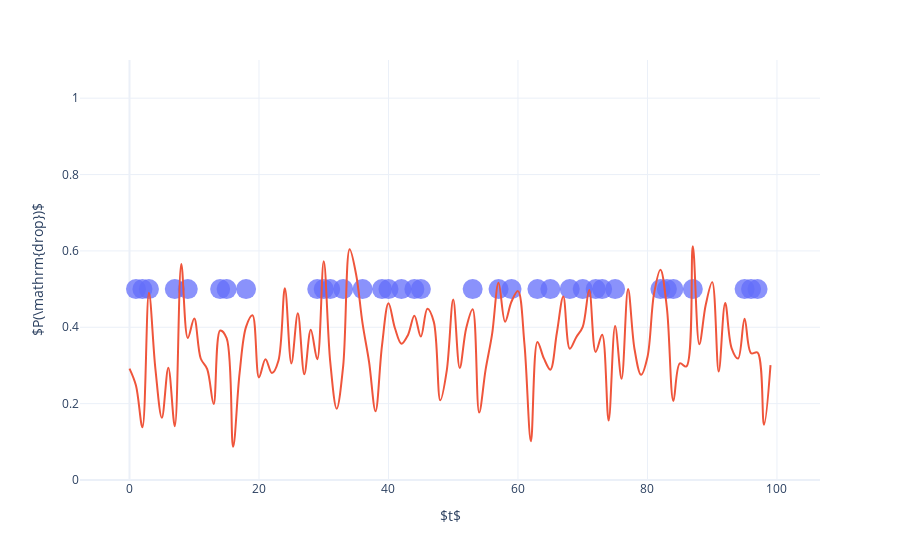

The cell this chart's notebook holds for it:
### Markdown cell above
Let's also take a look at what happens when the sampling time is much slower than the underlying probability shape.

### Code cell
#hide_input
def fast_noise_drops(T):
    p_rnd = noise_array(T,1)*.35 + 0.35   
    return p_rnd

fast = fast_noise_drops(T)
plot_single(fast)

### Figure 1 — Plotly figure (JSON) as saved in the notebook; plotly's stock layout.template omitted (floating-point values rounded to 4 significant figures)
{"data": [{"customdata": [["0"], ["0"], ["0"], ["0"], ["0"], ["0"], ["0"], ["0"], ["0"], ["0"], ["0"], ["0"], ["0"], ["0"], ["0"], ["0"], ["0"], ["0"], ["0"], ["0"], ["0"], ["0"], ["0"], ["0"], ["0"], ["0"], ["0"], ["0"], ["0"], ["0"], ["0"], ["0"], ["0"], ["0"], ["0"], ["0"], ["0"], ["0"], ["0"], ["0"], ["0"], ["0"], ["0"], ["0"], ["0"], ["0"], ["0"], ["0"], ["0"], ["0"], ["0"], ["0"], ["0"], ["0"], ["0"], ["0"], ["0"], ["0"], ["0"], ["0"], ["0"], ["0"], ["0"], ["0"], ["0"], ["0"], ["0"], ["0"], ["0"], ["0"], ["0"], ["0"], ["0"], ["0"], ["0"], ["0"], ["0"], ["0"], ["0"], ["0"], ["0"], ["0"], ["0"], ["0"], ["0"], ["0"], ["0"], ["0"], ["0"], ["0"], ["0"], ["0"], ["0"], ["0"], ["0"], ["0"], ["0"], ["0"], ["0"], ["0"]], "hovertemplate": "Time: %{x}", "legendgroup": "0", "marker": {"color": "#636efa", "opacity": 0.75, "size": 20, "symbol": "circle"}, "mode": "markers", "name": "0", "orientation": "v", "showlegend": true, "type": "scatter", "x": [0, 1, 2, 3, 4, 5, 6, 7, 8, 9, 10, 11, 12, 13, 14, 15, 16, 17, 18, 19, 20, 21, 22, 23, 24, 25, 26, 27, 28, 29, 30, 31, 32, 33, 34, 35, 36, 37, 38, 39, 40, 41, 42, 43, 44, 45, 46, 47, 48, 49, 50, 51, 52, 53, 54, 55, 56, 57, 58, 59, 60, 61, 62, 63, 64, 65, 66, 67, 68, 69, 70, 71, 72, 73, 74, 75, 76, 77, 78, 79, 80, 81, 82, 83, 84, 85, 86, 87, 88, 89, 90, 91, 92, 93, 94, 95, 96, 97, 98, 99], "xaxis": "x", "y": [-0.5, 0.5, 0.5, 0.5, -0.5, -0.5, -0.5, 0.5, -0.5, 0.5, -0.5, -0.5, -0.5, -0.5, 0.5, 0.5, -0.5, -0.5, 0.5, -0.5, -0.5, -0.5, -0.5, -0.5, -0.5, -0.5, -0.5, -0.5, -0.5, 0.5, 0.5, 0.5, -0.5, 0.5, -0.5, -0.5, 0.5, -0.5, -0.5, 0.5, 0.5, -0.5, 0.5, -0.5, 0.5, 0.5, -0.5, -0.5, -0.5, -0.5, -0.5, -0.5, -0.5, 0.5, -0.5, -0.5, -0.5, 0.5, -0.5, 0.5, -0.5, -0.5, -0.5, 0.5, -0.5, 0.5, -0.5, -0.5, 0.5, -0.5, 0.5, -0.5, 0.5, 0.5, -0.5, 0.5, -0.5, -0.5, -0.5, -0.5, -0.5, -0.5, 0.5, 0.5, 0.5, -0.5, -0.5, 0.5, -0.5, -0.5, -0.5, -0.5, -0.5, -0.5, -0.5, 0.5, 0.5, 0.5, -0.5, -0.5], "yaxis": "y"}, {"hovertemplate": "Time: %{x}<br>Probability: %{y:.2f}", "line": {"shape": "spline"}, "type": "scatter", "x": [0, 1, 2, 3, 4, 5, 6, 7, 8, 9, 10, 11, 12, 13, 14, 15, 16, 17, 18, 19, 20, 21, 22, 23, 24, 25, 26, 27, 28, 29, 30, 31, 32, 33, 34, 35, 36, 37, 38, 39, 40, 41, 42, 43, 44, 45, 46, 47, 48, 49, 50, 51, 52, 53, 54, 55, 56, 57, 58, 59, 60, 61, 62, 63, 64, 65, 66, 67, 68, 69, 70, 71, 72, 73, 74, 75, 76, 77, 78, 79, 80, 81, 82, 83, 84, 85, 86, 87, 88, 89, 90, 91, 92, 93, 94, 95, 96, 97, 98, 99], "y": [0.2917, 0.2474, 0.1382, 0.4904, 0.2913, 0.1628, 0.2943, 0.1407, 0.5659, 0.3719, 0.4228, 0.3183, 0.2905, 0.1991, 0.3916, 0.3714, 0.08685, 0.2791, 0.4012, 0.4314, 0.2686, 0.3164, 0.28, 0.3124, 0.5024, 0.3053, 0.4367, 0.2769, 0.3934, 0.3161, 0.5726, 0.3101, 0.1866, 0.2982, 0.6041, 0.5381, 0.4096, 0.3091, 0.1801, 0.3528, 0.4628, 0.3975, 0.3569, 0.3793, 0.4303, 0.3755, 0.4486, 0.4141, 0.2086, 0.2866, 0.4725, 0.2935, 0.3976, 0.4474, 0.1765, 0.2891, 0.3821, 0.5163, 0.4144, 0.4674, 0.4947, 0.3559, 0.1012, 0.3612, 0.3184, 0.289, 0.385, 0.4804, 0.3439, 0.3741, 0.4012, 0.4976, 0.3355, 0.3804, 0.1555, 0.4031, 0.2651, 0.5003, 0.3425, 0.2756, 0.3223, 0.4869, 0.5509, 0.4503, 0.2067, 0.3055, 0.2973, 0.612, 0.3555, 0.4589, 0.5182, 0.2841, 0.4636, 0.3448, 0.3181, 0.4223, 0.332, 0.334, 0.1448, 0.301]}], "layout": {"hoverlabel": {"bgcolor": "white", "font": {"size": 14}}, "legend": {"title": {"text": "variable"}, "tracegroupgap": 0}, "margin": {"t": 60}, "showlegend": false, "xaxis": {"anchor": "y", "domain": [0, 1], "title": {"text": "$t$"}}, "yaxis": {"anchor": "x", "domain": [0, 1], "fixedrange": true, "range": [0, 1.1], "title": {"text": "$P(\\mathrm{drop})$"}}}}
